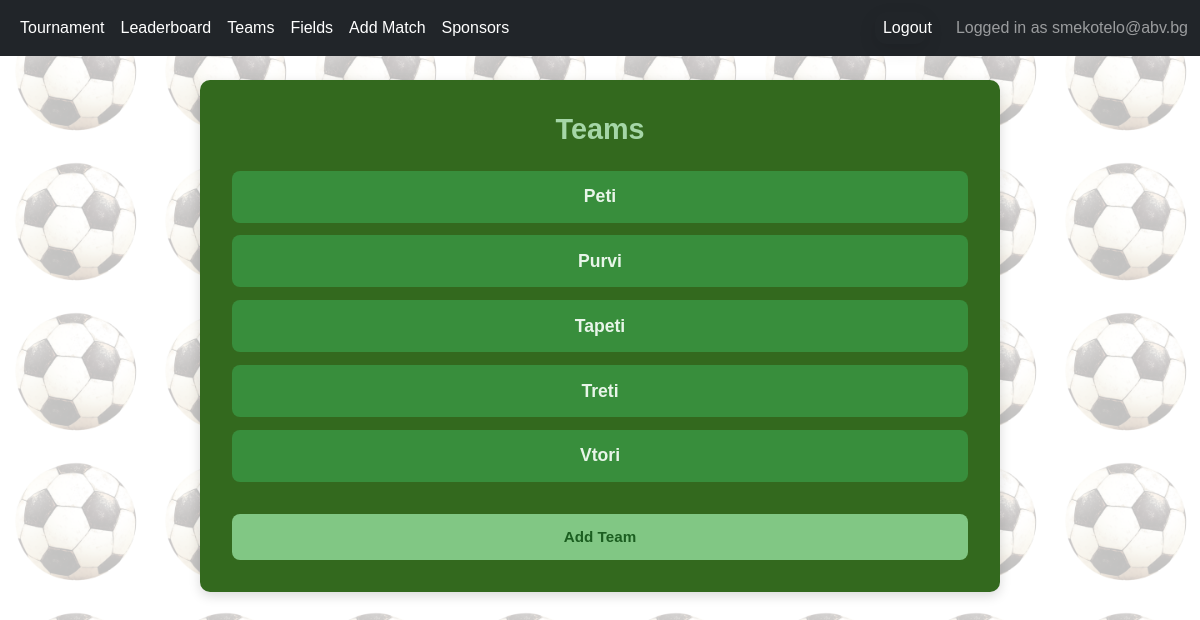
The page /tournament/19/teams/ (signed in) on the database its author committed.
### accounts/models.py (models this page shows)
class AppUser(AbstractBaseUser, PermissionsMixin):
    email = models.EmailField(
        unique=True,
    )
    date_joined = models.DateTimeField(
        default=timezone.now
    )
    is_active = models.BooleanField(
        default=True
    )
    is_staff = models.BooleanField(
        default=False
    )
    USERNAME_FIELD = 'email'
    REQUIRED_FIELDS = []
    objects = AppUserManager()
    def __str__(self):
        return self.email

### tournamentapp/models.py (models this page shows, shortened)
class Team(models.Model):
    name = models.CharField(
        max_length=100,
        verbose_name="Team Name",
        )
    tournament = models.ForeignKey(
        Tournament,
        on_delete=models.CASCADE,
        related_name='teams'
    )
    logo = models.ImageField(
        upload_to='team_logos/',
        blank=True,
        null=True,
        verbose_name="Team Logo",
        )
    tournament_points = models.PositiveIntegerField(
        default=0,
        verbose_name="Tournament Points",
        )
    match_points = models.PositiveIntegerField(
        default=0,
        verbose_name="Match Points",
        )
    class Meta:
        unique_together = ('name', 'tournament')

### tournamentapp/views.py (the view)
# urls.py: path('tournament/<int:tournament_id>/teams/', TeamListView.as_view(), name='team-list'),
class TeamListView(LoginRequiredMixin, ListView):
    model = Team
    template_name = 'teams/team_list.html'
    context_object_name = 'teams'
    def get_queryset(self):
        tournament_id = self.kwargs.get('tournament_id')
        tournament = get_object_or_404(Tournament, pk=tournament_id, owner=self.request.user)
        return Team.objects.filter(tournament=tournament).order_by('name')
    def get_context_data(self, **kwargs):
        context = super().get_context_data(**kwargs)
        tournament_id = self.kwargs.get('tournament_id')
        tournament = get_object_or_404(Tournament, pk=tournament_id, owner=self.request.user)
        context['tournament'] = tournament
        return context

### tournamentapp/context_processors.py (called while the page is built)
def current_tournament(request):
    tournament = Tournament.objects.first()
    return {'tournament': tournament}

### tournamentapp/templates/teams/team_list.html
{% extends 'base.html' %}
{% block content %}
<div class="team-list-style">
  <div class="container team-list-container">
      <h1 class="page-title">Teams</h1>
      {% if teams %}
          <ul class="team-list">
              {% for team in teams %}
                  <li class="team-item">
                      <a href="{% url 'team-detail' tournament_id=tournament.id pk=team.pk %}" class="team-link">{{ team.name }}</a>
                  </li>
              {% endfor %}
          </ul>
      {% else %}
          <p>No teams available.</p>
      {% endif %}
      <div class="actions">
          <a href="{% url 'team-create' tournament.id %}" class="btn btn-primary">Add Team</a>
      </div>
  </div>
</div>
{% endblock %}

### tournamentapp/templates/base.html (shortened to what this page needs)
{% load static %}
<!DOCTYPE html>
<html lang="en">
<head>
    <link href="https://cdn.jsdelivr.net/npm/bootstrap@5.3.0/dist/css/bootstrap.min.css" rel="stylesheet" />
    <link rel="stylesheet" type="text/css" href="{% static 'css/styles.css' %}">
</head>
<body>
    <nav class="navbar navbar-expand-lg navbar-dark bg-dark fixed-top">
        <div class="container-fluid">
            <div class="collapse navbar-collapse" id="navbarNav">
                <ul class="navbar-nav me-auto">
                    {% if user.is_authenticated and tournament and tournament.owner == user %}
                        <li class="nav-item">
                            <a class="nav-link" href="{% url 'public-tournament-leaderboard' tournament.slug %}">Tournament</a>
                        </li>
                        <li class="nav-item">
                            <a class="nav-link" href="{% url 'leaderboard' tournament.id %}">Leaderboard</a>
                        </li>
                        {% if not tournament.is_finished %}
                            <li class="nav-item">
                                <a class="nav-link" href="{% url 'team-list' tournament.id %}">Teams</a>
                            </li>
                            <li class="nav-item">
                                <a class="nav-link" href="{% url 'field-create' tournament.id %}">Fields</a>
                            </li>
                            <li class="nav-item">
                                <a class="nav-link" href="{% url 'match-create' tournament.id %}">Add Match</a>
                            </li>
                            <li class="nav-item">
                                <a class="nav-link" href="{% url 'sponsor-list' tournament.id %}">Sponsors</a>
                            </li>
                        {% endif %}
                    {% endif %}
                </ul>
                <ul class="navbar-nav ms-auto">
                    {% if user.is_authenticated %}
                        <li class="nav-item logout-form">
                            <form method="post" action="{% url 'logout' %}">
                                <button type="submit" class="logout-button">Logout</button>
                            </form>
                        </li>
                    {% endif %}
                </ul>
            </div>
                {% if user.is_authenticated %}
                        <span class="navbar-text">
                            Logged in as {{ user }}
                        </span>
                {% endif %}
        </div>
    </nav>
    <div class="container" style="margin-top: 80px;">
        {% block content %}
        {% endblock %}
    </div>
</body>
</html>

### tournamentapp/static/css/base.css (style rules this page uses)
body::before { content: ""; position: fixed; top: 0; left: 0; width: 100%; height: 100%; background: url("/static/imgs/footnail.png"); background-size: 150px; mix-blend-mode: multiply; opacity: 0.25; z-index: -1; }

### tournamentapp/static/css/navbar.css (style rules this page uses)
.navbar { font-family: Arial, sans-serif; }
.navbar-nav .nav-link { color: #ffffff; font-weight: 500; transition: color 0.2s ease; }
.logout-form > form { display: flex; align-items: center; margin: 0; padding: 0; border: none; background: transparent; }
.logout-button { background: transparent !important; border: none !important; padding: 0.25rem 0.5rem; margin: 0; font: inherit; color: inherit; cursor: pointer; text-decoration: none; display: inline-flex; align-items: center; transition: color 0.2s ease; }
.navbar-text, .navbar-nav .logout-form { display: flex; align-items: center; margin-left: 1rem; }

### tournamentapp/static/css/public_home.css (style rules this page uses)
.page-title { text-align: center; margin-bottom: 1rem; font-size: 2rem; color: #1b5e20; }

### tournamentapp/static/css/tournament_form.css (style rules this page uses)
form { background: #388e3c; width: 80%; max-width: 800px; margin: 50px auto; padding: 30px; border-radius: 12px; box-shadow: 0 6px 18px rgba(0, 0, 0, 0.1); color: #ffffff; transition: transform 0.2s ease, box-shadow 0.2s ease; }
form button { width: 100%; padding: 12px; background: #66bb6a; color: #fff; border: none; border-radius: 8px; font-size: 1rem; font-weight: 600; cursor: pointer; transition: background 0.3s ease, transform 0.2s ease; }

### tournamentapp/static/css/team_form.css (style rules this page uses)
.team-link { color: #a5d6a7; text-decoration: none; transition: color 0.2s, transform 0.2s; display: block; }

### tournamentapp/static/css/team_list.css (style rules this page uses)
.team-list-style .team-list-container { max-width: 800px; margin: 3rem auto; padding: 2rem; background-color: #33691e; border-radius: 10px; box-shadow: 0 4px 12px rgba(0,0,0,0.15); color: #e8f5e9; font-family: Arial, sans-serif; }
.team-list-style .team-list-container .page-title { text-align: center; margin-bottom: 1.5rem; font-size: 1.8rem; font-weight: bold; color: #a5d6a7; }
.team-list-style .team-list-container .team-list { list-style-type: none; padding-left: 0; display: flex; flex-direction: column; gap: 0.8rem; max-height: 60vh; overflow-y: auto; }
.team-list-style .team-list-container .team-item { background-color: #388e3c; text-align: center; padding: 0.8rem 1rem; border-radius: 8px; font-size: 1.1rem; font-weight: bold; color: #e8f5e9; transition: transform 0.2s, background-color 0.2s; }
.team-list-style .team-list-container .team-link { display: block; width: 100%; text-decoration: none; color: inherit; transition: transform 0.2s, color 0.2s; }
.team-list-style .team-list-container .actions { margin-top: 2rem; text-align: center; }
.team-list-style .team-list-container .btn-primary { background-color: #81c784; color: #1b5e20; padding: 0.75rem 1.5rem; border-radius: 8px; font-weight: bold; text-decoration: none; transition: all 0.2s ease-in-out; }

### sponsors/static/sponsor_form.css (style rules this page uses)
.btn-primary { display: inline-block; width: 100%; padding: 0.6rem; background: #3b82f6; color: #fff; border: none; border-radius: 4px; font-size: 0.95rem; font-weight: 600; cursor: pointer; }

### rows shown on the page
AppUser: email "smekotelo@abv.bg"
Team: name "Peti"
Team: name "Purvi"
Team: name "Tapeti"
Team: name "Treti"
Team: name "Vtori"
